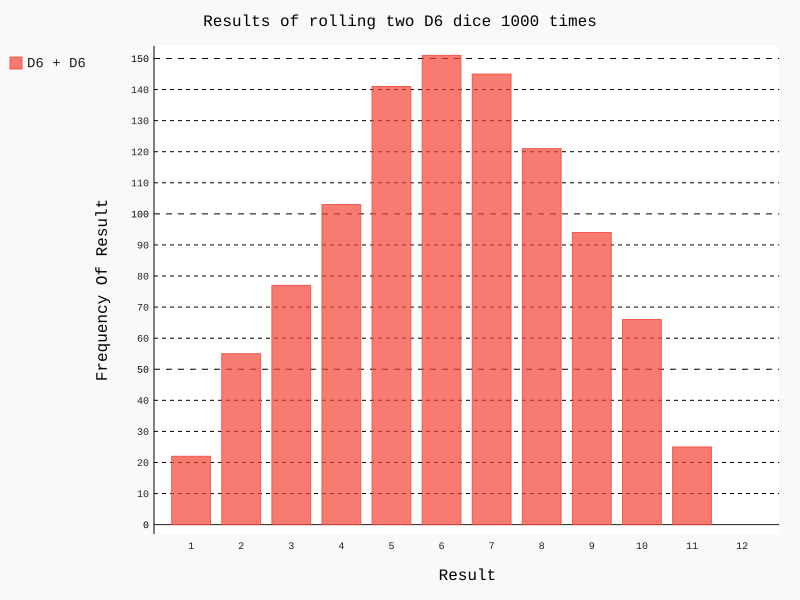

Recreate this plot in Python.
import pygal
from Die_roll import Die

#   Create two D6 dice.

die1 = Die()
die2 = Die()

#   Make some rolls, and store results in a list.
results = []

for roll_num in range(1000):
    result = die1.roll() + die2.roll()
    results.append(result)

    # Analyze the results
    frequencies = []
    max_result = die1.num_sides + die2.num_sides

    for value in range(2, max_result+1):
        frequency = results.count(value)
        frequencies.append(frequency)

#  Visualize the results
hist = pygal.Bar()

hist.title = "Results of rolling two D6 dice 1000 times"
hist.x_labels = ["1", "2", "3", "4", "5", "6", "7", "8", "9", "10", "11", "12"]
hist.x_title = "Result"
hist.y_title = "Frequency Of Result"

hist.add("D6 + D6", frequencies)
hist.render_to_file("dice_visual.svg")
print(frequencies)
